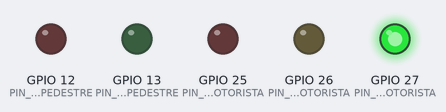
The sketch below on a simulated ESP32. On the bench: output pins drawn as LEDs (lit = HIGH).

Above: at 1.6 s.
At 4.7 s:
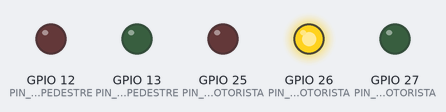
At 8.0 s:
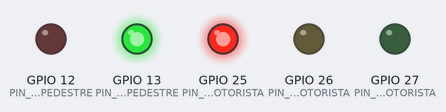
At 9.87 s:
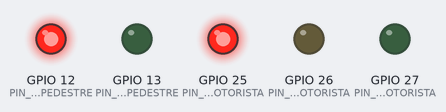
At 11.12 s:
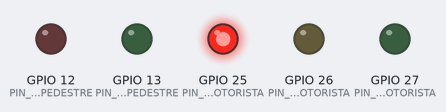
At 14.1 s:
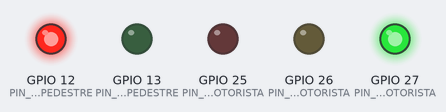
Timing chart, 0 to 16.3 s (numbered marks = the images above):
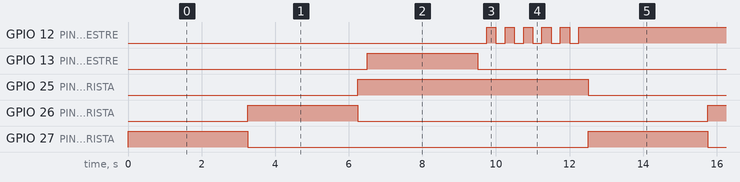

Measured:
- by itself, GPIO 12 (PIN_LED_VERMELHO_PEDESTRE): repeats every 12.5 s: 4 × (LOW 0.25 s, HIGH 0.25 s), LOW 0.25 s, HIGH 6.8 s, LOW 3.3 s, HIGH 0.25 s
- by itself, GPIO 13 (PIN_LED_VERDE_PEDESTRE), GPIO 26 (PIN_LED_AMARELO_MOTORISTA): alternates HIGH for 3.0 s and LOW for 9.5 s
- by itself, GPIO 25 (PIN_LED_VERMELHO_MOTORISTA): alternates HIGH for 6.3 s and LOW for 6.3 s
- by itself, GPIO 27 (PIN_LED_VERDE_MOTORISTA): alternates HIGH for 3.3 s and LOW for 9.3 s

The sketch:

LEDS.ino
```cpp
#define PIN_LED_VERMELHO_MOTORISTA 25
#define PIN_LED_AMARELO_MOTORISTA 26
#define PIN_LED_VERDE_MOTORISTA 27

#define PIN_LED_VERMELHO_PEDESTRE 12
#define PIN_LED_VERDE_PEDESTRE 13

#define TEMPO_BASE_FAROL_VERMELHO_MOTORISTA 3000
#define TEMPO_BASE_FAROL_AMARELO_MOTORISTA 3000
#define TEMPO_BASE_FAROL_VERDE_MOTORISTA 3000

#define TEMPO_MUDANCA_MODAL 250  //diferenca quando muda de modal

struct SemaforoMotorista {
  int verde = PIN_LED_VERDE_MOTORISTA;
  int amarelo = PIN_LED_AMARELO_MOTORISTA;
  int vermelho = PIN_LED_VERMELHO_MOTORISTA;
  int tempoVerde = TEMPO_BASE_FAROL_VERDE_MOTORISTA;
  int tempoAmarelo = TEMPO_BASE_FAROL_AMARELO_MOTORISTA;
  int tempoVermelho = TEMPO_BASE_FAROL_VERMELHO_MOTORISTA;
};

void acionaLuz(String textoTela, int pinoApagar, int pinoAcender) { //desliga o primeiro e liga o segundo
  digitalWrite(pinoApagar, LOW);
  digitalWrite(pinoAcender, HIGH);
  //escreveNaTela(1, textoTela);  //, informa na tela o acionado no momento, caso a tela esteja habilitada
}

void acionaLuzPedestre(int pinoApagar, int pinoAcender) {
  digitalWrite(pinoApagar, LOW);
  digitalWrite(pinoAcender, HIGH);
}

void vermelhoPiscantePedestre(int tempoAmarelo) {
  for (int i=0; i<tempoAmarelo; i+=500) {
    digitalWrite(PIN_LED_VERMELHO_PEDESTRE, LOW);
    delay(250);
    digitalWrite(PIN_LED_VERMELHO_PEDESTRE, HIGH);
    delay(250);
  }
}

SemaforoMotorista farolMotorista;

void setup() {
  pinMode(farolMotorista.vermelho, OUTPUT);
  pinMode(farolMotorista.amarelo, OUTPUT);
  pinMode(farolMotorista.verde, OUTPUT);
  pinMode(PIN_LED_VERMELHO_PEDESTRE, OUTPUT);
  pinMode(PIN_LED_VERDE_PEDESTRE, OUTPUT);
}

void loop() {
  farolMotorista.tempoVerde = 3000;
  acionaLuz("Verde", farolMotorista.vermelho, farolMotorista.verde);
  delay(TEMPO_MUDANCA_MODAL); //trata do espaço entre uma mudança do principal com relacao ao pedestre
  //acionaLuzPedestre(PIN_LED_VERDE_PEDESTRE, PIN_LED_VERMELHO_PEDESTRE); //util se nao tivesse o vermelho piscante
  delay(farolMotorista.tempoVerde); //a ideia e substituir esses delays conforme funcoes forem adicionadas
  acionaLuz("Amarelo", farolMotorista.verde, farolMotorista.amarelo);
  delay(farolMotorista.tempoAmarelo);
  acionaLuz("Vermelho", farolMotorista.amarelo, farolMotorista.vermelho);
  delay(TEMPO_MUDANCA_MODAL);
  acionaLuzPedestre(PIN_LED_VERMELHO_PEDESTRE, PIN_LED_VERDE_PEDESTRE);
  delay(farolMotorista.tempoVermelho);
  acionaLuzPedestre(PIN_LED_VERDE_PEDESTRE, PIN_LED_VERMELHO_PEDESTRE);
  vermelhoPiscantePedestre(3000);
}
```
